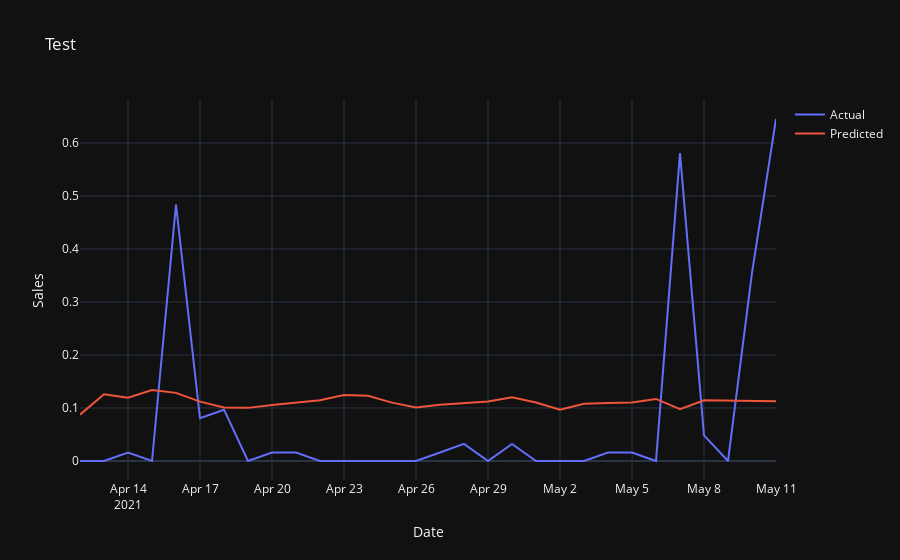

The notebook cell this image was saved under:
### Code cell
predicted_sales_sc = go.Scatter(x=tes_res['date'], y=tes_res['pred_sale'], name='Predicted')
actual_sales_sc = go.Scatter(x=tes_res['date'], y=tes_res['sale_qty'], name='Actual')
layout = go.Layout(title='Test', xaxis=dict(title='Date'), yaxis=dict(title='Sales'))
fig = go.Figure(data=[actual_sales_sc, predicted_sales_sc], layout=layout)
iplot(fig)
